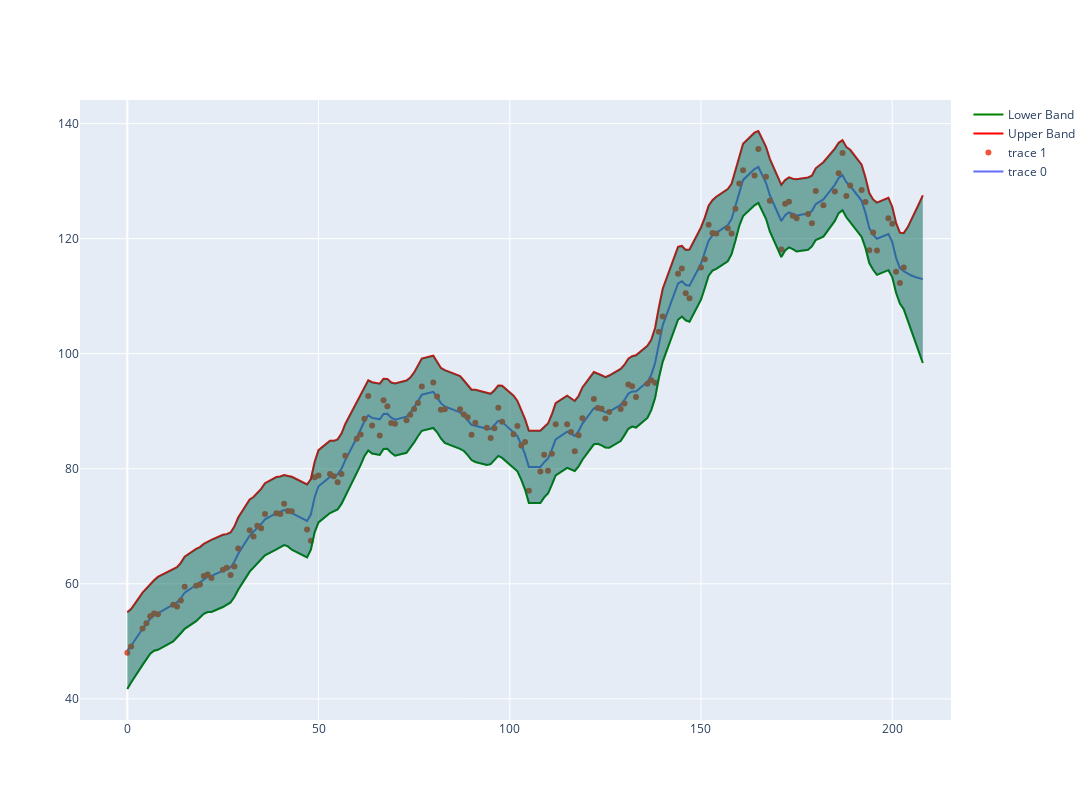

Notebook code cell kept with this figure:
### Code cell
fig = go.Figure([go.Scatter(x=model.Xt, 
                            y=model.test_fit_y),
               go.Scatter(x=days_array, 
                            y=df['price'], mode='markers'),
            go.Scatter(x=model.Xt, y=upper, line=dict(color='red', width=2), name='Upper Band'),
            go.Scatter(x=model.Xt, y=lower, line=dict(color='green', width=2), name='Lower Band'),
            go.Scatter(x=model.Xt, y=upper, fill=None, mode='lines', line=dict(color='rgba(0,100,80,0.2)'), showlegend=False),
            go.Scatter(x=model.Xt, y=lower, fill='tonexty', mode='lines', line=dict(color='rgba(0,100,80,0.2)'), showlegend=False)
                ])
fig.update_layout(width=1200, height=800)

fig.show()

### Figure 1 — Plotly figure (JSON) as saved in the notebook; plotly's stock layout.template omitted (floating-point values rounded to 4 significant figures; data arrays with more than 128 entries replaced by an {"elided": "..."} marker saying what was removed)
{"data": [{"type": "scatter", "x": {"elided": "146 int values"}, "y": {"elided": "146 float values"}}, {"mode": "markers", "type": "scatter", "x": {"elided": "141 int values"}, "y": {"elided": "141 float values"}}, {"line": {"color": "red", "width": 2}, "name": "Upper Band", "type": "scatter", "x": {"elided": "146 int values"}, "y": {"elided": "146 float values"}}, {"line": {"color": "green", "width": 2}, "name": "Lower Band", "type": "scatter", "x": {"elided": "146 int values"}, "y": {"elided": "146 float values"}}, {"line": {"color": "rgba(0,100,80,0.2)"}, "mode": "lines", "showlegend": false, "type": "scatter", "x": {"elided": "146 int values"}, "y": {"elided": "146 float values"}}, {"fill": "tonexty", "line": {"color": "rgba(0,100,80,0.2)"}, "mode": "lines", "showlegend": false, "type": "scatter", "x": {"elided": "146 int values"}, "y": {"elided": "146 float values"}}], "layout": {"height": 800, "width": 1200, "xaxis": {"autorange": true, "range": [-12.25, 215.2], "type": "linear"}, "yaxis": {"autorange": true, "range": [36.33, 144.1], "type": "linear"}}}
